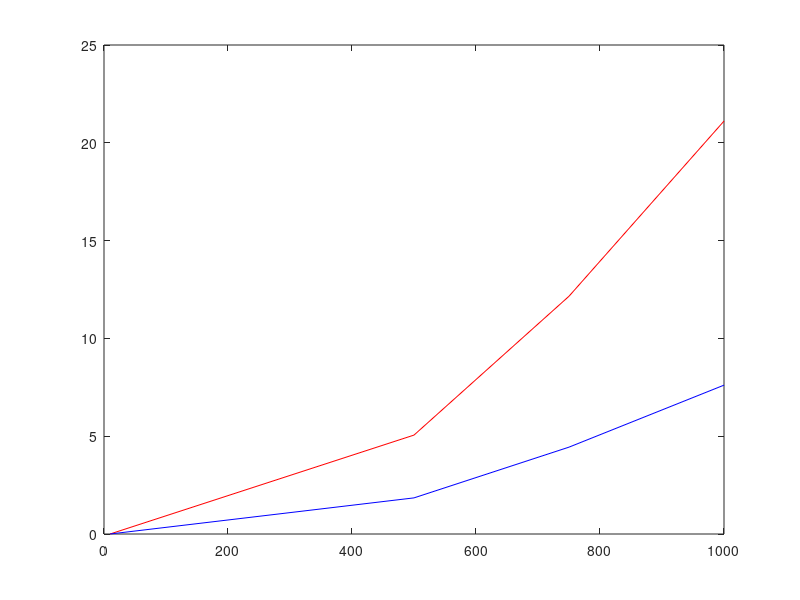

Write the MATLAB code that produced this figure.
%{
Read data, create plots, etc.
%}
1;

RegData = csvread("reg.csv");
OptData = csvread("opt.csv");
disp(RegData);
disp(OptData);
                                #x = 1:size(RegData, 1);
x = [10 500 750 1000];
plot(x, RegData(:,2), "r", x, OptData(:,2), "b");

Ratios = RegData ./ OptData;
#plot(x, Ratios(:,1));
